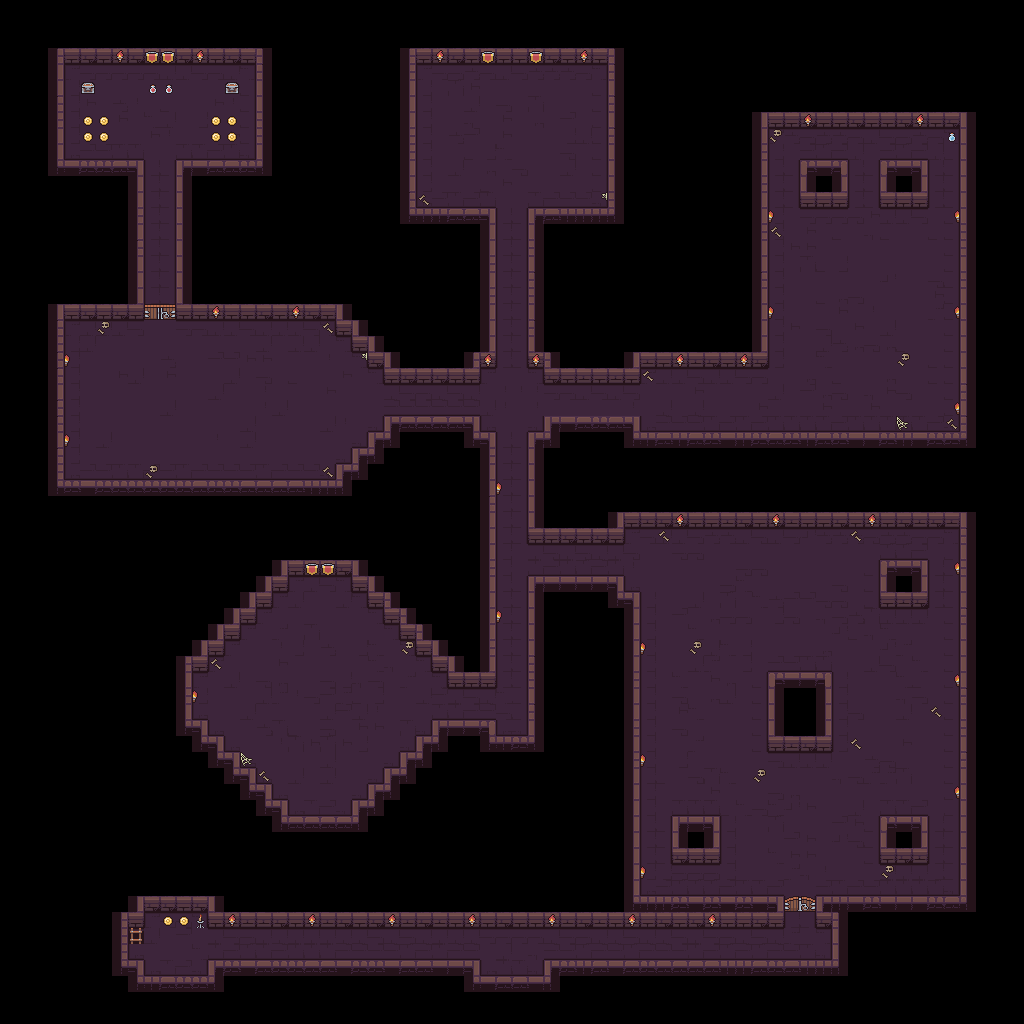

This is a level from a 2D game, rendered from its Tiled map with the project's own tilesets. A one-line summary and the map file follow, with tile-layer data summarised:
An orthogonal 64x64 tile map with 16x16 px tiles, 14 tile layers (Ground, Wall, Ladder, Small Candlestick, ...) and 14 objects (13x Enemy, Spawn).

<map version="1.10" tiledversion="1.10.2" orientation="orthogonal" renderorder="right-down" width="64" height="64" tilewidth="16" tileheight="16" infinite="0" nextlayerid="20" nextobjectid="74">
 <editorsettings>
  <export target="level_1.csv" format="csv" />
 </editorsettings>
 <tileset firstgid="1" source="../tsx/Dungeon Tileset.tsx" />
 <layer id="4" name="Ground" width="64" height="64">
  <data>[4096 cells, 1424 non-empty, 31 distinct tile ids]</data>
 </layer>
 <layer id="2" name="Wall" width="64" height="64">
  <data>[4096 cells, 634 non-empty, 24 distinct tile ids]</data>
 </layer>
 <layer id="16" name="Ladder" width="64" height="64">
  <data>[4096 cells, 1 non-empty, 1 distinct tile ids]</data>
 </layer>
 <layer id="15" name="Small Candlestick" width="64" height="64">
  <data>[4096 cells, 1 non-empty, 1 distinct tile ids]</data>
 </layer>
 <layer id="14" name="Small Blue Flask" width="64" height="64">
  <data>[4096 cells, 1 non-empty, 1 distinct tile ids]</data>
 </layer>
 <layer id="1" name="Bone" width="64" height="64">
  <data>[4096 cells, 24 non-empty, 4 distinct tile ids]</data>
 </layer>
 <layer id="6" name="Left Torch" class="Torches" width="64" height="64">
  <data>[4096 cells, 10 non-empty, 1 distinct tile ids]</data>
 </layer>
 <layer id="18" name="Right Torch" width="64" height="64">
  <data>[4096 cells, 6 non-empty, 1 distinct tile ids]</data>
 </layer>
 <layer id="17" name="Front Torch" width="64" height="64">
  <data>[4096 cells, 22 non-empty, 1 distinct tile ids]</data>
 </layer>
 <layer id="7" name="Flag" width="64" height="64">
  <data>[4096 cells, 6 non-empty, 1 distinct tile ids]</data>
 </layer>
 <layer id="3" name="Door" width="64" height="64">
  <data>[4096 cells, 4 non-empty, 4 distinct tile ids]</data>
 </layer>
 <layer id="13" name="Small Red Flask" width="64" height="64">
  <data>[4096 cells, 2 non-empty, 1 distinct tile ids]</data>
 </layer>
 <layer id="9" name="Chest" width="64" height="64">
  <data>[4096 cells, 2 non-empty, 1 distinct tile ids]</data>
 </layer>
 <layer id="12" name="Coin" width="64" height="64">
  <data>[4096 cells, 10 non-empty, 1 distinct tile ids]</data>
 </layer>
 <objectgroup id="5" name="Spawn Point">
  <object id="2" name="Spawn Point" type="Spawn" x="512" y="128">
   <point />
  </object>
 </objectgroup>
 <objectgroup id="19" name="Enemies">
  <object id="48" name="red 2" type="Enemy" x="145.333" y="369.167">
   <point />
  </object>
  <object id="51" name="red 1" type="Enemy" x="145.5" y="441.5">
   <point />
  </object>
  <object id="54" name="red 1" type="Enemy" x="830" y="309">
   <point />
  </object>
  <object id="55" name="red 3" type="Enemy" x="857" y="244">
   <point />
  </object>
  <object id="56" name="red 1" type="Enemy" x="892.5" y="307">
   <point />
  </object>
  <object id="57" name="red 3" type="Enemy" x="880" y="705.833">
   <point />
  </object>
  <object id="63" name="red 2" type="Enemy" x="241" y="689.5">
   <point />
  </object>
  <object id="68" name="red 4" type="Enemy" x="798" y="834">
   <point />
  </object>
  <object id="69" name="red 3" type="Enemy" x="96" y="402">
   <point />
  </object>
  <object id="70" name="red 2" type="Enemy" x="315.333" y="633.333">
   <point />
  </object>
  <object id="71" name="red 2" type="Enemy" x="314.667" y="738.667">
   <point />
  </object>
  <object id="72" name="red 2" type="Enemy" x="719.333" y="590.667">
   <point />
  </object>
  <object id="73" name="red 3" type="Enemy" x="703.333" y="705.333">
   <point />
  </object>
 </objectgroup>
</map>
